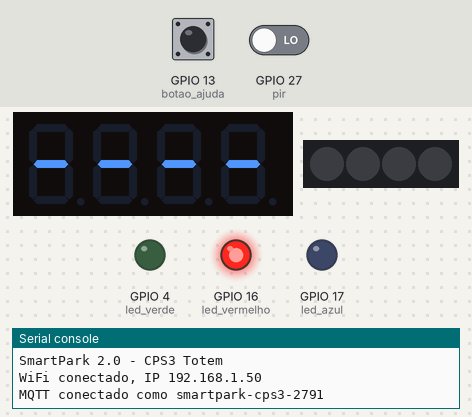
Bench run of a program on a simulated ESP32 board running MicroPython. Shown: 4-digit seven-segment display, 4 RGB LEDs in strip order, left to right, output pins drawn as LEDs (lit = HIGH), the last lines printed to the serial console. Wiring (from the project's diagram.json): green LED on GPIO 4, blue button on GPIO 13, red LED on GPIO 16, blue LED on GPIO 17, PIR motion sensor on GPIO 27. Inputs (shaded band) come from the test bench; at power-on: GPIO 13 (botao_ajuda) HIGH, GPIO 27 (pir) LOW. Dim RGB values are drawn brighter than linear; WiFi joins after 1.5 s; random numbers come from a fixed seed; no MQTT or app messages arrive unless stated; library files of the repository ran but are not shown: tm1637.py; pins used as bus, display or sensor lines are not drawn.

Above: at 2.29 s.
2.9 s: GPIO 13 (botao_ajuda) pulled LOW for 0.15 s
At 3.42 s:
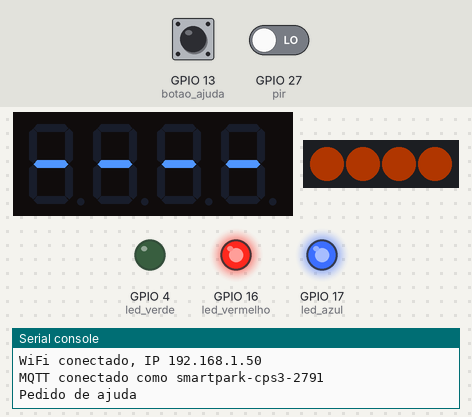
3.6 s: GPIO 27 (pir) driven HIGH
At 3.83 s:
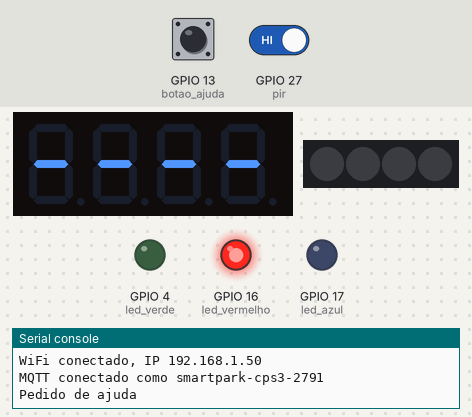
Timing chart, 0 to 13.0 s (numbered marks = the images above; inputs shaded):
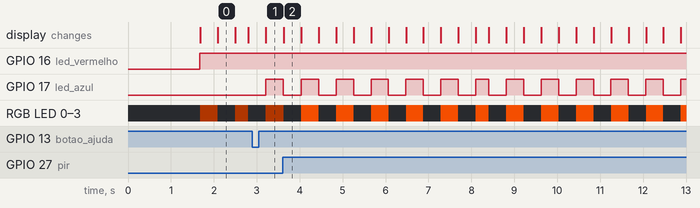

The program:

main.py
```python
# Equipe 3: Enzo Bossmann, Diego Feltrin e Gabriel Henrique
# Projeto: SmartPark 2.0 - CPS3 Totem contador
# Disciplina: Conectividade em Sistemas Ciberfisicos - PUCPR 2026.2
# Placa: ESP32 + display TM1637 + 3 LEDs + fita NeoPixel (4) + PIR + botao | Comunicacao: MQTT
#
# Logica: totem na entrada do estacionamento. Mostra quantas vagas estao
# livres no display, LED verde/vermelho e um LED da fita para cada vaga.
# Tudo vem do CPS1 pela rede. Se o CPS1 cair (Last Will) mostra "----".
# Se o CPS2 avisar vaga PcD irregular, so o LED daquela vaga pisca.
# Sensores proprios: PIR (chegou alguem = brilho alto) e botao de ajuda.
#
# Do SmartPark do semestre passado (Old/main.py) veio conectar_wifi() e a
# ideia do totem de vagas (Old/imgs/puc-totem-vagas.jpg), agora vaga a vaga.
#
# Publica:  cps3/sensor (presenca, ajuda), cps3/estado, cps3/status
# Assina:   cps1/sensor, cps1/status, cps2/alarme, cps2/estado, cps3/comando

import json
import random
import time

import network
from machine import Pin
from neopixel import NeoPixel
from tm1637 import TM1637
from umqtt.simple import MQTTClient

# Configuracoes
WIFI_SSID = "Wokwi-GUEST"
WIFI_SENHA = ""
BROKER = "broker.hivemq.com"
PREFIXO = "cscf/equipe03"
try:
    from sim_config import BROKER, PREFIXO  # so existe no teste local (pasta sim/)
except ImportError:
    pass

# id com numero aleatorio porque no Wokwi todo ESP32 tem o mesmo MAC
CLIENT_ID = "smartpark-cps3-%04x" % (random.getrandbits(16) ^ (time.ticks_us() & 0xFFFF))

T_SENSOR = PREFIXO + "/cps3/sensor"
T_ESTADO = PREFIXO + "/cps3/estado"
T_COMANDO = PREFIXO + "/cps3/comando"
T_STATUS = PREFIXO + "/cps3/status"
T_CPS1_SENSOR = PREFIXO + "/cps1/sensor"
T_CPS1_STATUS = PREFIXO + "/cps1/status"
T_CPS2_ALARME = PREFIXO + "/cps2/alarme"
T_CPS2_ESTADO = PREFIXO + "/cps2/estado"

ATENDIDO_MS = 10000      # LED azul fica aceso esse tempo depois do atendimento
PING_MS = 10000          # avisa o broker que esta vivo (keepalive de 30 s)
RECONECTAR_MS = 5000     # sem rede, tenta de novo a cada 5 s

# Cores da fita (R, G, B). O totem guarda o nome da cor e so converte na hora de acender.
CORES = {
    "verde": (0, 180, 0),       # vaga comum livre
    "amarelo": (200, 140, 0),   # vaga de idoso livre
    "azul": (0, 60, 220),       # vaga PcD livre
    "vermelho": (200, 0, 0),    # ocupada
    "laranja": (220, 70, 0),    # interditada ou CPS1 fora do ar
    "branco": (160, 160, 160),  # emergencia
    "apagado": (0, 0, 0),
}
COR_LIVRE = {"comum": "verde", "idoso": "amarelo", "pcd": "azul"}

# Pinos
botao_ajuda = Pin(13, Pin.IN, Pin.PULL_UP)
pir = Pin(27, Pin.IN)
display = TM1637(clk=22, dio=21)
led_verde = Pin(4, Pin.OUT)
led_vermelho = Pin(16, Pin.OUT)
led_azul = Pin(17, Pin.OUT)
fita = NeoPixel(Pin(5), 4)

# Estado
vagas = None             # ultima mensagem do CPS1
cps1_online = False
alarmes = {}             # tipo do alarme -> ativo
irregular = ""           # vaga PcD ocupada sem credencial (vem do CPS2)
emergencia = False
presenca = False
ajuda = "nenhuma"        # nenhuma -> aguardando -> atendida -> nenhuma
atendida_em = 0
brilho_forcado = None    # comando do dashboard: "alto", "baixo" ou None (automatico)
apertou_ajuda = False    # a interrupcao do botao marca aqui
ultimo_ack = None


def ao_receber(topico, msg):
    # o check_msg() chama essa funcao toda vez que chega mensagem de um topico assinado
    global vagas, cps1_online, emergencia, ajuda, atendida_em, brilho_forcado, ultimo_ack, irregular
    topico = topico.decode()
    if topico == T_CPS1_STATUS:
        cps1_online = msg == b"online"
        return
    if not msg:
        return   # mensagem vazia = alguem apagou o retido do topico
    try:
        dados = json.loads(msg)
    except ValueError:
        print("JSON invalido em", topico)
        return
    if not isinstance(dados, dict):
        return

    if topico == T_CPS1_SENSOR:
        vagas = dados
    elif topico == T_CPS2_ALARME:
        alarmes[dados.get("tipo")] = dados.get("ativo", False)
        if dados.get("tipo") == "vaga_irregular":
            irregular = dados.get("vaga", "")
        print("Alarme:", dados)
    elif topico == T_CPS2_ESTADO:
        emergencia = dados.get("modo") == "emergencia"
        # o estado e retido, entao corrige o alarme mesmo se o aviso de fim se perdeu
        alarmes["cancela_travada"] = dados.get("travada", False)
        alarmes["evasao"] = dados.get("evasao", 0) > 0
        irregular = dados.get("vaga_irregular", "")
        alarmes["vaga_irregular"] = irregular != ""
    elif topico == T_COMANDO:
        if "ping" in dados:
            ultimo_ack = dados["ping"]
        if dados.get("ajuda") == "atendido" and ajuda == "aguardando":
            ajuda = "atendida"
            atendida_em = time.ticks_ms()
        if dados.get("brilho") in ("alto", "baixo"):
            brilho_forcado = dados["brilho"]
        elif dados.get("brilho") == "auto":
            brilho_forcado = None


def calcular_saida():
    # decide o numero, o LED e as cores da fita com o que chegou pela rede.
    pisca_vaga = None   # posicao da vaga PcD irregular na fita (so ela pisca)
    if not cps1_online or vagas is None:
        # sem CPS1 o numero nao e confiavel
        numero = None
        led = "vermelho"
        cores = ["laranja"] * 4
        fita_pisca = True
    else:
        numero = vagas.get("livres", 0)
        # verde so se ainda cabe carro comum (e o que a cancela usa para negar)
        led = "verde" if vagas.get("livres_comuns", 0) > 0 else "vermelho"
        fita_pisca = False
        cores = []
        for i, v in enumerate(vagas.get("vagas", [])):
            if v.get("id") == irregular:
                pisca_vaga = i
            if v.get("interditada"):
                cores.append("laranja")
            elif v.get("ocupada"):
                cores.append("vermelho")
            else:
                cores.append(COR_LIVRE.get(v.get("tipo"), "verde"))
    if emergencia:
        cores = ["branco"] * 4
        fita_pisca = True
    if True in alarmes.values():
        led = "vermelho_piscando"
    return numero, led, cores, fita_pisca, pisca_vaga


def acender(led, cores, fita_pisca, pisca_vaga, brilho_alto):
    pisca = (time.ticks_ms() // 400) % 2 == 0
    led_verde.value(led == "verde")
    led_vermelho.value(led == "vermelho" or (led == "vermelho_piscando" and pisca))
    led_azul.value(ajuda == "atendida" or (ajuda == "aguardando" and pisca))
    escala = 1.0 if brilho_alto else 0.25
    for i in range(4):
        nome = "apagado"
        apaga = fita_pisca or i == pisca_vaga
        if i < len(cores) and (pisca or not apaga):
            nome = cores[i]
        r, g, b = CORES[nome]
        fita[i] = (int(r * escala), int(g * escala), int(b * escala))
    fita.write()


def mostrar_numero(numero, brilho_alto):
    display.brilho = 7 if brilho_alto else 2
    if numero is None:
        display.tracos()
    else:
        display.numero(numero)


def conectar_wifi():
    # espera ate 10 s pelo WiFi; se nao vier da erro e o loop tenta de novo depois
    wlan = network.WLAN(network.STA_IF)
    wlan.active(True)
    if not wlan.isconnected():
        wlan.connect(WIFI_SSID, WIFI_SENHA)
        for _ in range(100):
            if wlan.isconnected():
                break
            time.sleep_ms(100)
    if not wlan.isconnected():
        raise OSError("WiFi nao conectou")
    print("WiFi conectado, IP", wlan.ifconfig()[0])


def conectar_mqtt():
    cliente = MQTTClient(CLIENT_ID, BROKER, keepalive=30)
    cliente.set_last_will(T_STATUS, "offline", retain=True, qos=1)
    cliente.set_callback(ao_receber)
    cliente.connect()
    cliente.publish(T_STATUS, "online", retain=True, qos=1)
    for t in (T_COMANDO, T_CPS1_SENSOR, T_CPS1_STATUS, T_CPS2_ALARME, T_CPS2_ESTADO):
        cliente.subscribe(t, qos=1)
    print("MQTT conectado como", CLIENT_ID)
    return cliente


def tentar_conectar():
    # tenta uma vez so, para o totem nao parar esperando a rede
    try:
        conectar_wifi()
        return conectar_mqtt()
    except Exception as erro:
        print("Falha ao conectar:", erro)
        return None


def ajuda_apertada(pino):
    global apertou_ajuda
    apertou_ajuda = True


botao_ajuda.irq(trigger=Pin.IRQ_FALLING, handler=ajuda_apertada)


# Programa principal
print("SmartPark 2.0 - CPS3 Totem")
display.tracos()
cliente = tentar_conectar()
ultima_tentativa = time.ticks_ms()
ultimo_ping = time.ticks_ms()
mostrado = None
publicado = None
avisar = []   # avisos dos sensores esperando a rede voltar

while True:
    try:
        # Sensores proprios (funcionam com ou sem rede)
        if (pir.value() == 1) != presenca:
            presenca = not presenca
            avisar.append(({"presenca": presenca}, 0))
        if apertou_ajuda:
            apertou_ajuda = False
            if ajuda != "aguardando":
                ajuda = "aguardando"
                avisar.append(({"ajuda": True}, 1))
                print("Pedido de ajuda")
        if ajuda == "atendida" and time.ticks_diff(time.ticks_ms(), atendida_em) > ATENDIDO_MS:
            ajuda = "nenhuma"

        # Sem conexao propria o numero tambem nao e confiavel
        if cliente is None:
            cps1_online = False

        brilho_alto = brilho_forcado == "alto" or (brilho_forcado is None and presenca)
        numero, led, cores, fita_pisca, pisca_vaga = calcular_saida()
        acender(led, cores, fita_pisca, pisca_vaga, brilho_alto)
        if (numero, brilho_alto) != mostrado:   # so reescreve o display quando muda
            mostrar_numero(numero, brilho_alto)
            mostrado = (numero, brilho_alto)

        # Parte de rede
        if cliente is None:
            if time.ticks_diff(time.ticks_ms(), ultima_tentativa) > RECONECTAR_MS:
                cliente = tentar_conectar()   # os retidos trazem vagas e status de volta
                ultima_tentativa = time.ticks_ms()
                publicado = None
        else:
            for _ in range(5):
                cliente.check_msg()
            while avisar:
                dados, qos = avisar[0]
                cliente.publish(T_SENSOR, json.dumps(dados).encode(), qos=qos)
                avisar.pop(0)
            # publica o que o totem esta mostrando
            estado = {"display": "----" if numero is None else numero, "led": led,
                      "fita": cores, "fita_pisca": fita_pisca, "pisca_vaga": pisca_vaga,
                      "ajuda": ajuda, "brilho": "alto" if brilho_alto else "baixo",
                      "brilho_forcado": brilho_forcado or "auto",
                      "presenca": presenca, "ack": ultimo_ack}
            texto = json.dumps(estado)
            if texto != publicado:
                cliente.publish(T_ESTADO, texto.encode(), retain=True)
                publicado = texto
            if time.ticks_diff(time.ticks_ms(), ultimo_ping) > PING_MS:
                cliente.ping()
                cliente.publish(T_STATUS, "online", retain=True)
                ultimo_ping = time.ticks_ms()
    except OSError as erro:
        print("Conexao perdida:", erro)
        cliente = None
        ultima_tentativa = time.ticks_ms() - RECONECTAR_MS
    except Exception as erro:
        print("Erro:", erro)
    time.sleep_ms(100)
```

Measured:
- after the input at 2.9 s, GPIO 17 (led_azul): LOW → HIGH after 0.31 s
- what the display in image 0 shows lasts 0.4 s, from 2.1 s to 2.5 s
